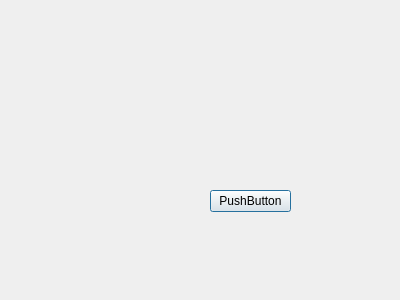
<?xml version="1.0" encoding="UTF-8"?>
<ui version="4.0">
 <class>Dialog</class>
 <widget class="QDialog" name="Dialog">
  <property name="geometry">
   <rect>
    <x>0</x>
    <y>0</y>
    <width>400</width>
    <height>300</height>
   </rect>
  </property>
  <property name="windowTitle">
   <string>Dialog</string>
  </property>
  <widget class="QPushButton" name="pushButton">
   <property name="geometry">
    <rect>
     <x>210</x>
     <y>190</y>
     <width>81</width>
     <height>22</height>
    </rect>
   </property>
   <property name="text">
    <string>PushButton</string>
   </property>
  </widget>
 </widget>
 <resources/>
 <connections/>
</ui>
